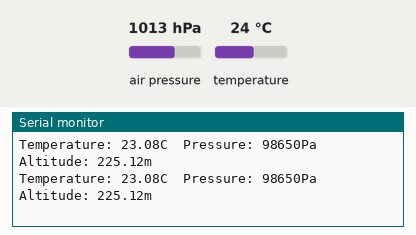
Bench run of a sketch on a simulated Arduino Uno, built with avr-gcc and run on an emulated ATmega328P. Parts: the last lines printed to the serial monitor. Wiring (inferred from the names in the program): BMP180 pressure sensor at I2C address 0x77. The test bench sets the inputs (shaded band); at power-on: air pressure 1013 hPa, temperature 24 °C.

Above: at 1.3 s.
1.4 s: air pressure set to 952 hPa
At 2.8 s:
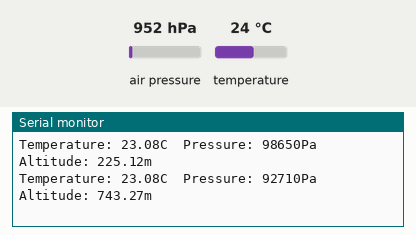
2.9 s: temperature set to 12 °C
At 3.7 s:
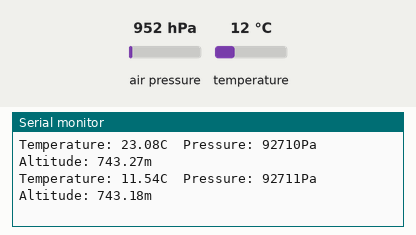
4.4 s: air pressure set to 975 hPa
At 5.0 s:
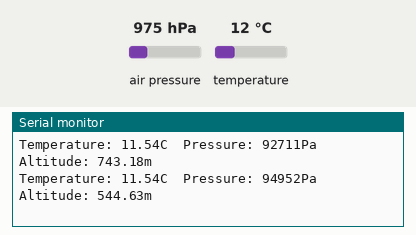
Timing chart, 0 to 7.4 s (numbered marks = the images above; inputs shaded):
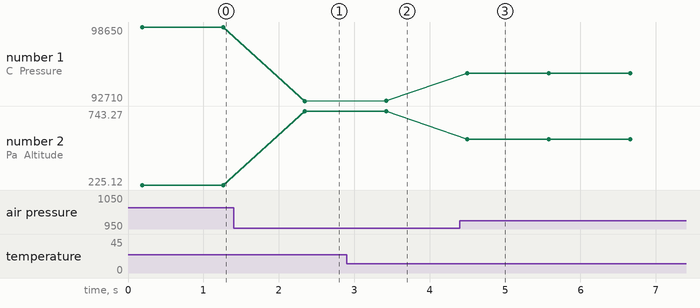

The sketch:

bmp180.ino
```cpp
/*******************************************************************
BMP180-READING DATA FROM THE REGISTERS
(without using the dedicated library)
0x77 is the I2C address of BMP180
Refer BMP180 datasheet for more details

By:
Saurav Sajeev
sauravsajeev202@gmail.com

This project is perfect for all the tech nerds and DIY enthusiasts
out there who love to dive deep into the workings of the BMP180 sensor.
Forget the dedicated library—here, we go old school and read the data
straight from the registers.

********************************************************************/

#include <Wire.h>

uint8_t DAT[22] = { 0xAA, 0xAB, 0xAC, 0xAD, 0xAE, 0xAF, 0xB0,
                    0xB1, 0xB2, 0xB3, 0xB4, 0xB5, 0xB6, 0xB7,
                    0xB8, 0xB9, 0xBA, 0xBB, 0xBC, 0xBD, 0xBE, 0xBF };  //array to store the address of 22 <8bit> calibration values
short _AC1, _AC2, _AC3, _B1, _B2, _MB, _MC, _MD;                       //<16bit> calibration values(8 signed and 3 unsigned)
short _AC4, _AC5, _AC6;
long B5, UT, UP, T;

void setup() {
  Wire.begin();
  Serial.begin(9600);
  delay(100);

  for (int i = 0; i < 22; i++)  //loop to read and store calibration values from sensor's register
    DAT[i] = readData(DAT[i]);

  shiftVal(DAT[0], DAT[1], &_AC1, 0);  //perform bitshift and combine the data from two consecutive registers
  shiftVal(DAT[2], DAT[3], &_AC2, 0);
  shiftVal(DAT[4], DAT[5], &_AC3, 0);
  shiftVal(DAT[6], DAT[7], &_AC4, 1);
  shiftVal(DAT[8], DAT[9], &_AC5, 1);
  shiftVal(DAT[10], DAT[11], &_AC6, 1);
  shiftVal(DAT[12], DAT[13], &_B1, 0);
  shiftVal(DAT[14], DAT[15], &_B2, 0);
  shiftVal(DAT[16], DAT[17], &_MB, 0);
  shiftVal(DAT[18], DAT[19], &_MC, 0);
  shiftVal(DAT[20], DAT[21], &_MD, 0);
}

uint16_t readData(int REG_ADDR) {  //read data from the given register
  Wire.beginTransmission(0x77);
  Wire.write(REG_ADDR);
  Wire.endTransmission(false);
  Wire.requestFrom(0x77, 1);
  uint16_t val = Wire.read();
  return val;
}

void shiftVal(uint8_t V1, uint8_t V2, short *store, int isAbs) {  //perform bitshift and combine the <8bit> values from register to a <16bit> value
  *store = static_cast<int16_t>((int16_t(V1) << 8) | V2);
  if (isAbs)
    *store = (uint16_t(V1) << 8) | V2;
}


void readUT() {  //read uncompensated temperature(raw)
  Wire.beginTransmission(0x77);
  Wire.write(0xF4);
  Wire.write(0x2E);
  Wire.endTransmission(false);
  delayMicroseconds(4500);

  Wire.beginTransmission(0x77);
  Wire.write(0xF6);
  Wire.endTransmission(false);
  Wire.requestFrom(0x77, 2);
  uint8_t msb = Wire.read();
  uint8_t lsb = Wire.read();
  UT = static_cast<uint16_t>((uint16_t(msb) << 8) | lsb);
}

void temp() {  //math to convert raw temperature to ambient temperature
  long x1 = (UT - _AC6) * (_AC5 / pow(2, 15));
  long x2 = _MC * pow(2, 11) / (x1 + _MD);
  B5 = x1 + x2;
  T = (B5 + 8) / pow(2, 4);
  Serial.print("Temperature: ");
  Serial.print(float(T) / 10.4);
  Serial.print("C");
}

void readUP(short oss) {  //read uncompensated pressure (raw)
  Wire.beginTransmission(0x77);
  Wire.write(0xF4);
  Wire.write(0x34 | (oss << 6));
  Wire.endTransmission(false);

  delay(70);
  UP = 0;
  Wire.beginTransmission(0x77);
  Wire.write(0xF6);
  Wire.endTransmission(false);
  Wire.requestFrom(0x77, 3);
  for (int i = 0; i < 3; i++) {
    UP <<= 8;
    UP |= Wire.read();
  }
  UP >>= (8 - oss);
}

void pressure(short oss) {  //math to convert raw pressure to ambient pressure
  long B6 = B5 - 4000;
  long X1 = (_B2 * (B6 * B6 / pow(2, 12))) / pow(2, 11);
  long X2 = _AC2 * B6 / pow(2, 11);
  long X3 = X1 + X2;
  long B3 = ((((_AC1 * 4) + X3) << oss) + 2) / 4;
  X1 = _AC3 * B6 / pow(2, 13);
  X2 = (_B1 * (B6 * B6 / pow(2, 12))) / pow(2, 16);
  X3 = ((X1 + X2) + 2) / pow(2, 2);
  unsigned long B4 = 33619 * (unsigned long)(X3 + 32768) / pow(2, 15);
  unsigned long B7 = ((unsigned long)UP - B3) * (50000 >> oss);
  long p = 0;
  if (B7 < 0x80000000)
    p = (B7 * 2) / B4;
  else
    p = (B7 / B4) * 2;
  X1 = pow((p / pow(2, 8)), 2);
  X1 = (X1 * 3038) / pow(2, 16);
  X2 = (-7357 * p) / pow(2, 16);
  p = p + (X1 + X2 + 3791) / pow(2, 4);
  Serial.print("\tPressure: ");
  Serial.print(p);
  Serial.print("Pa");
  Serial.print("\tAltitude: ");
  double alt1 = 44330.0 * (1 - pow(((double)p / 101325.0), 1.0 / 5.255));  //altitude calculation
  Serial.print(alt1);
  Serial.println("m");
}

void loop() {
  readUT();
  readUP(3);
  temp();
  pressure(3);
  delay(1000);
}
```

Measured:
- after the input at 1.4 s, the serial monitor: prints a new line after 0.94 s (image 1)
- after the input at 2.9 s, the serial monitor: prints a new line after 0.52 s (image 2)
- after the input at 4.4 s, the serial monitor: prints a new line after 0.10 s (image 3)
- plotted number 1: 98650 → 92710 after the input at 1.4 s, 92710 → 92711 after the input at 2.9 s, 92711 → 94952 after the input at 4.4 s
- plotted number 2: 225.12 → 743.27 after the input at 1.4 s, 743.27 → 743.18 after the input at 2.9 s, 743.18 → 544.63 after the input at 4.4 s
